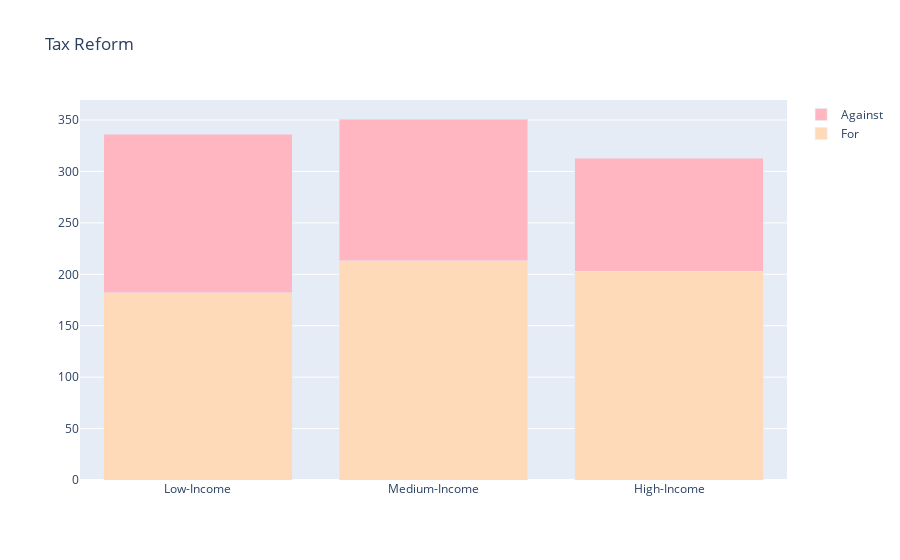

Notebook code for this chart:
### Markdown cell above
## Stacked bar chart for the contingency table

A stacked bar graph (or stacked bar chart)  is a chart that uses bars to show comparisons between categories of data, but with ability to break down and compare parts of a whole. Each bar in the chart represents a whole, and segments in the bar represent different parts or categories of that whole.

Stacked bars do a good job of featuring the total and also providing a hint as to how the total for each category value is divided into parts.

### Code cell
#Creating a stack bar chart to visualize better how the data is 
Income = ["Low-Income", "Medium-Income", "High-Income"] #The x labels

#Do a stacked bar with plotly
fig = go.Figure(data=[go.Bar(name="For", x = Income, y = [182, 213, 203], marker_color ="peachpuff"), go.Bar(name="Against", 
x = Income, y = [154, 138, 110], marker_color = "lightpink")])

# Change the bar mode and add a tittle
fig.update_layout(barmode='stack', title_text='Tax Reform')

### Figure 1 — Plotly figure (JSON) as saved in the notebook; plotly's stock layout.template omitted (floating-point values rounded to 4 significant figures)
{"data": [{"marker": {"color": "peachpuff"}, "name": "For", "type": "bar", "x": ["Low-Income", "Medium-Income", "High-Income"], "y": [182, 213, 203]}, {"marker": {"color": "lightpink"}, "name": "Against", "type": "bar", "x": ["Low-Income", "Medium-Income", "High-Income"], "y": [154, 138, 110]}], "layout": {"barmode": "stack", "title": {"text": "Tax Reform"}}}
